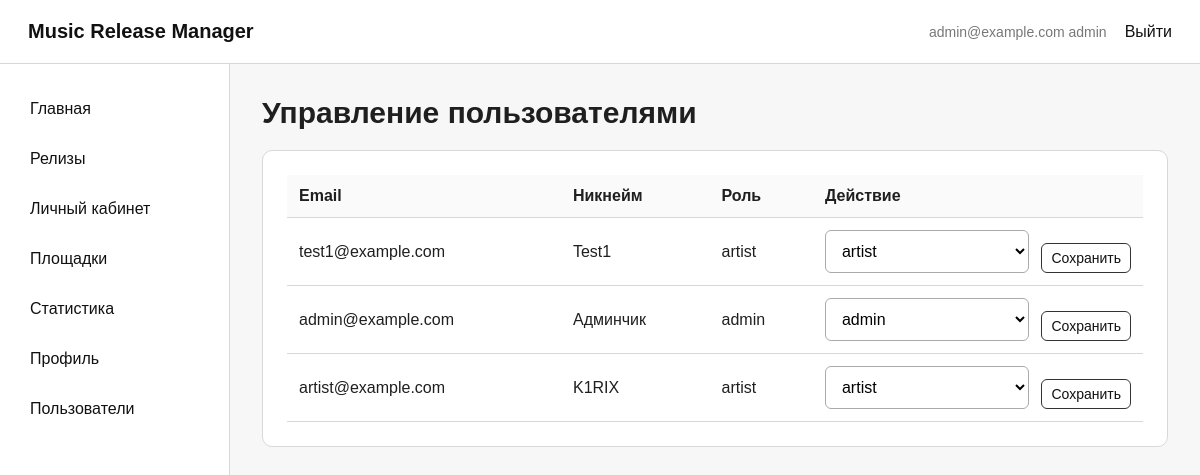
Page /admin/users (signed in) on the committed database.
### tables this page shows
CREATE TABLE users (
    id INTEGER PRIMARY KEY AUTOINCREMENT,
    email TEXT NOT NULL UNIQUE,
    password_hash TEXT NOT NULL,
    role TEXT NOT NULL DEFAULT 'artist',
    created_at DATETIME NOT NULL DEFAULT CURRENT_TIMESTAMP
);

CREATE TABLE artists (
    id INTEGER PRIMARY KEY AUTOINCREMENT,
    user_id INTEGER NOT NULL UNIQUE,
    nickname TEXT NOT NULL,
    full_name TEXT,
    avatar TEXT,
    bio TEXT,
    FOREIGN KEY (user_id) REFERENCES users (id) ON DELETE CASCADE
);

### app.py (the view, shortened to what this page needs)
@app.route("/admin/users", methods=("GET", "POST"))
@login_required
@admin_required
def admin_users():
    db = get_db()
    users = db.execute(
        """
        SELECT users.*, artists.nickname
        FROM users
        LEFT JOIN artists ON artists.user_id = users.id
        ORDER BY users.created_at DESC
        """
    ).fetchall()
    return render_template("admin_users.html", users=users)

### app.py (called while the page is built)
def get_db():
    if "db" not in g:
        g.db = sqlite3.connect(DB_PATH)
        g.db.row_factory = sqlite3.Row
    return g.db

def current_user():
    if "user_id" not in session:
        return None
    return get_db().execute(
        "SELECT * FROM users WHERE id = ?", (session["user_id"],)
    ).fetchone()

def current_artist():
    user = current_user()
    if not user:
        return None
    return get_db().execute(
        "SELECT * FROM artists WHERE user_id = ?", (user["id"],)
    ).fetchone()

@app.context_processor
def inject_user():
    return {"current_user": current_user(), "current_artist": current_artist()}

def login_required(view):
    @wraps(view)
    def wrapped_view(*args, **kwargs):
        if "user_id" not in session:
            flash("Сначала войдите в систему", "warning")
            return redirect(url_for("login"))
        return view(*args, **kwargs)
    return wrapped_view

def admin_required(view):
    @wraps(view)
    def wrapped_view(*args, **kwargs):
        user = current_user()
        if not user or user["role"] != "admin":
            abort(403)
        return view(*args, **kwargs)
    return wrapped_view

### templates/admin_users.html (shortened to what this page needs)
{% extends 'base.html' %}
{% block content %}
<h1>Управление пользователями</h1>
<section class="card">
<table>
    <thead><tr><th>Email</th><th>Никнейм</th><th>Роль</th><th>Действие</th></tr></thead>
    <tbody>
        {% for user in users %}
            <tr>
                <td>{{ user.email }}</td>
                <td>{{ user.nickname or '-' }}</td>
                <td>{{ user.role }}</td>
                <td>
                    <form method="post" class="inline-form compact">
                        <select name="role">
                            {% for role in ['admin', 'artist', 'user'] %}
                                <option value="{{ role }}" {% if user.role == role %}selected{% endif %}>{{ role }}</option>
                            {% endfor %}
                        </select>
                        <button class="btn small" type="submit">Сохранить</button>
                    </form>
                </td>
            </tr>
        {% endfor %}
    </tbody>
</table>
</section>
{% endblock %}

### templates/base.html (shortened to what this page needs)
<!doctype html>
<html lang="ru">
<head>
    <link rel="stylesheet" href="{{ url_for('static', filename='css/style.css') }}">
</head>
<body>
<header class="topbar">
    <a class="logo" href="{{ url_for('index') }}">Music Release Manager</a>
    <nav>
        {% if current_user %}
            <span class="user-badge">{{ current_user.email }}  {{ current_user.role }}</span>
            <a href="{{ url_for('logout') }}">Выйти</a>
        {% else %}
            <a href="{{ url_for('login') }}">Войти</a>
            <a href="{{ url_for('register') }}">Регистрация</a>
        {% endif %}
    </nav>
</header>
<div class="layout">
    <aside class="sidebar">
        <a href="{{ url_for('index') }}">Главная</a>
        <a href="{{ url_for('releases') }}">Релизы</a>
        {% if current_user %}
            <a href="{{ url_for('dashboard') }}">Личный кабинет</a>
            <a href="{{ url_for('platforms') }}">Площадки</a>
            <a href="{{ url_for('analytics') }}">Статистика</a>
            <a href="{{ url_for('profile') }}">Профиль</a>
            {% if current_user.role == 'admin' %}
                <a href="{{ url_for('admin_users') }}">Пользователи</a>
            {% endif %}
        {% endif %}
    </aside>
    <main class="content">
        {% block content %}{% endblock %}
    </main>
</div>
</body>
</html>

### static/css/style.css (style rules this page uses)
:root { --border: #d8d8d8; --text: #1f1f1f; --muted: #777; --bg: #f7f7f7; --card: #ffffff; --primary: #222; --danger: #a83232; }
* { box-sizing: border-box; }
body { margin: 0; font-family: Arial, sans-serif; color: var(--text); background: var(--bg); }
a { color: #111; text-decoration: none; }
.topbar { height: 64px; display: flex; align-items: center; justify-content: space-between; padding: 0 28px; border-bottom: 1px solid var(--border); background: #fff; }
.logo { font-weight: 700; font-size: 20px; }
.topbar nav { display: flex; gap: 18px; align-items: center; }
.user-badge { color: var(--muted); font-size: 14px; }
.layout { display: flex; min-height: calc(100vh - 64px); }
.sidebar { width: 230px; background: #fff; border-right: 1px solid var(--border); padding: 24px 14px; }
.sidebar a { display: block; padding: 12px 16px; margin-bottom: 8px; border-radius: 8px; }
.content { flex: 1; padding: 32px; max-width: 1280px; }
h1 { margin-top: 0; font-size: 30px; }
.card, .auth-card { background: var(--card); border: 1px solid var(--border); border-radius: 10px; padding: 24px; margin-bottom: 24px; }
input, select, textarea { width: 100%; border: 1px solid #aaa; border-radius: 6px; padding: 11px 12px; font: inherit; background: #fff; }
.filters, .inline-form { display: flex; gap: 12px; align-items: end; margin-bottom: 22px; }
.filters select, .inline-form select, .inline-form input { max-width: 220px; }
.inline-form.compact { margin: 0; }
.btn { display: inline-block; border: 1px solid #333; background: #fff; color: #111; border-radius: 6px; padding: 10px 16px; cursor: pointer; font: inherit; text-align: center; }
.btn.small { padding: 6px 9px; font-size: 14px; }
table { width: 100%; border-collapse: collapse; }
th, td { padding: 12px; border-bottom: 1px solid var(--border); text-align: left; vertical-align: middle; }
th { background: #fafafa; }

### rows in the picture
users: email "admin@example.com", role "admin"
artists: email "test1@example.com", nickname "Test1", role "artist"
artists: email "admin@example.com", nickname "Админчик", role "admin"
artists: email "artist@example.com", nickname "K1RIX", role "artist"

### other values in the picture
form field role "artist"
form field role "admin"
